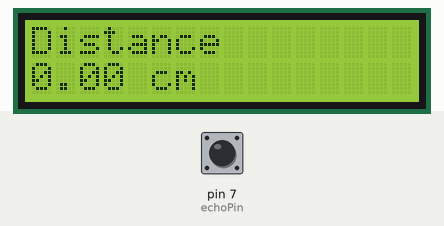
Simulated run of this sketch. Board: Arduino Uno, built with avr-gcc and run on an emulated ATmega328P. On the bench: 16×2 character LCD. Inputs (shaded band) come from the test bench; at power-on: pin 7 (echoPin) LOW.

Above: at 1.6 s.
1.7 s: pin 7 (echoPin) driven HIGH
13.9 s: pin 7 (echoPin) driven LOW
35.9 s: pin 7 (echoPin) pulsed HIGH 2 times (0.12 s each, 0.3 s apart)
At 36.8 s:
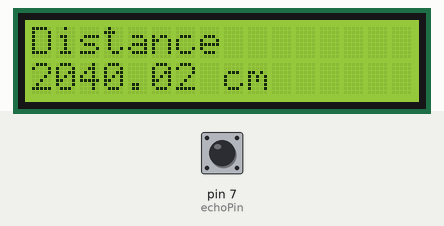
Timing chart, 0 to 38.9 s (numbered marks = the images above; inputs shaded):
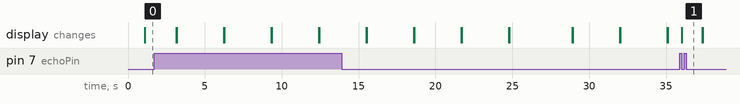

The sketch:

LCD_distance_freertos.ino
```cpp
/* LCD Distance meters */
/* FREERTOS            */
/* shin jung wook      */


#include <Arduino_FreeRTOS.h>
#include <semphr.h>   // Semaphore를 사용하기 위해
#include <LiquidCrystal.h>

LiquidCrystal lcd(12,11,5,4,3,2);


// 한번에 하나의 Task만 Access 할 수 있도록 LCD를 구성
SemaphoreHandle_t xLCDSemaphore;

void TaskUltraSonicRead(void *pvParameters);


void setup() {
  // put your setup code here, to run once:
  Serial.begin(9600);

  lcd.begin(16,2);


  while(!Serial)
  {
    ;
  }

  if(xLCDSemaphore == NULL)
  {
    xLCDSemaphore = xSemaphoreCreateMutex();
    if( (xLCDSemaphore) != NULL)
    {
      xSemaphoreGive((xLCDSemaphore));
    }
  }

  xTaskCreate(
    TaskUltraSonicRead
    , (const portCHAR *)"UltraSonicRead"
    , 128
    , NULL
    , 2
    , NULL  );


}

void loop() {
  // put your main code here, to run repeatedly:

}

/*--------------------------------------------------*/
/*---------------------- Tasks ---------------------*/
/*--------------------------------------------------*/

void TaskUltraSonicRead( void *pvParameters __attribute__((unused)) )
{
  uint8_t trigPin = 8;
  uint8_t echoPin = 7;

  pinMode(trigPin,OUTPUT);
  pinMode(echoPin,INPUT);

  for(;;)
  {
    float duration,distance;
    digitalWrite(trigPin,HIGH);
    delay(10);
    digitalWrite(trigPin,LOW);

    duration = pulseIn(echoPin, HIGH);
    distance = ((float)(340*duration) /10000) /2;

    if( xSemaphoreTake( xLCDSemaphore, ( TickType_t ) 5 ) ==pdTRUE)
    {
      lcd.clear();
      lcd.setCursor(0,0);
      lcd.print("Distance");
      lcd.setCursor(0,1);
      lcd.print(distance);
      lcd.print(" cm ");

      xSemaphoreGive( xLCDSemaphore);

    }

    vTaskDelay(1);


  }


}
```
